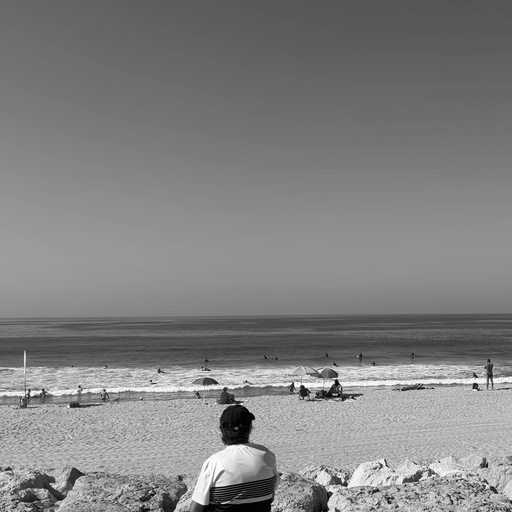
#> input picture semester_7/RMS/lab_3/images/01_caparica.png, 512 x 512 px; its folder holds only this picture in this run
$ python main.py images/01_caparica.png
#> lines starting #> are read from the running program, lines starting #| are printed output that depends on the picture
### semester_7/RMS/lab_3/compression/codec.py
"""Спільне для DCT і DWT: читання зображення, зменшення кількості коефіцієнтів, PSNR.

Стиснення однакове для обох методів:
    1) центруємо яскравість навколо нуля (x − 128, як у JPEG);
    2) пряме перетворення → коефіцієнти;
    3) залишаємо не більше заданої частки найбільших за модулем коефіцієнтів, решту обнуляємо;
    4) обернене перетворення + 128, округлення й обрізання до 0…255.
Обидва методи отримують однаковий ліміт коефіцієнтів, тож їх якість можна чесно
порівняти. Нульові коефіцієнти (однотонні області) не зберігаються — тому метод,
якому вистачає менше коефіцієнтів, може використати менше за ліміт.
"""
from __future__ import annotations

from dataclasses import dataclass
from pathlib import Path

import numpy as np
from PIL import Image, ImageOps

from .dct import dct2, idct2
from .haar import dwt2, idwt2

SIZE = 512
METHODS = {"DCT": (dct2, idct2), "DWT": (dwt2, idwt2)}
EPS = 1e-9        # менші за модулем коефіцієнти — похибка обчислень, а не інформація


@dataclass
class Result:
    coeffs: np.ndarray      # збережені коефіцієнти (решта — нулі)
    restored: np.ndarray    # відновлене зображення, 0…255
    kept: int               # скільки ненульових коефіцієнтів збережено
    psnr: float

    @property
    def ratio(self) -> float:
        """Коефіцієнт стиснення за кількістю коефіцієнтів (не розмір файлу)."""
        return self.coeffs.size / self.kept if self.kept else float("inf")


def _to_gray(image: Image.Image) -> Image.Image:
    """Будь-який режим Pillow → 8-бітні відтінки сірого."""
    if image.mode.startswith("I;16"):                       # 16 біт: 0…65535 → 0…255
        return Image.fromarray((np.asarray(image, dtype=float) / 257).round().astype(np.uint8))
    if image.mode in ("I", "F"):                            # 32 біти: розтягуємо фактичний діапазон
        values = np.asarray(image, dtype=float)
        values = (values - values.min()) / (np.ptp(values) or 1) * 255
        return Image.fromarray(values.round().astype(np.uint8))
    if "A" in image.mode or "transparency" in image.info:  # прозорі ділянки — на білому тлі
        image = Image.alpha_composite(Image.new("RGBA", image.size, "white"), image.convert("RGBA"))
    return image.convert("L")


def load_image(path) -> np.ndarray:
    """Будь-яке зображення → відтінки сірого 512×512 (центральний квадрат), значення 0…255.
    Якщо файл не вдається прочитати — ValueError із зрозумілим повідомленням."""
    try:
        with Image.open(path) as image:
#> image is the input picture: PIL image 512x512 L; min 0, max 255, mean 129.6
            gray = _to_gray(ImageOps.exif_transpose(image))
            square = ImageOps.fit(gray, (SIZE, SIZE), Image.LANCZOS)
    except (OSError, Image.DecompressionBombError) as error:
        raise ValueError(f"«{Path(path).name}» не вдалося відкрити як зображення") from error
    return np.asarray(square, dtype=float)


def keep_largest(coeffs: np.ndarray, fraction: float) -> np.ndarray:
    """Залишає не більше частки fraction найбільших за модулем коефіцієнтів, решту обнуляє.
    Нульові коефіцієнти не зберігаються: якщо значущих менше за ліміт — зберігаються всі значущі."""
    if not 0 < fraction <= 1:
        raise ValueError(f"Частка коефіцієнтів має бути в межах (0; 1], отримано {fraction}")
    magnitudes = np.abs(coeffs).ravel()
    keep = min(max(1, round(fraction * magnitudes.size)), int(np.count_nonzero(magnitudes > EPS)))
    kept = np.zeros(magnitudes.size)
    if keep:
        largest = np.argpartition(magnitudes, -keep)[-keep:]   # індекси keep найбільших, без повного сортування
        kept[largest] = coeffs.ravel()[largest]
    return kept.reshape(coeffs.shape)


def analyze(image: np.ndarray, method: str) -> np.ndarray:
    """Пряме перетворення зображення, центрованого навколо нуля (x − 128, як у JPEG)."""
    return METHODS[method][0](image - 128)


def compress(image: np.ndarray, method: str, fraction: float, coeffs: np.ndarray | None = None) -> Result:
    """Стиснення й відновлення. coeffs — уже пораховане analyze(image, method),
    щоб не повторювати пряме перетворення, коли змінюється лише частка."""
    if coeffs is None:
        coeffs = analyze(image, method)
    kept = keep_largest(coeffs, fraction)
    restored = np.clip(np.round(METHODS[method][1](kept) + 128), 0, 255)
    return Result(kept, restored, int(np.count_nonzero(kept)), psnr(image, restored))


def psnr(original: np.ndarray, restored: np.ndarray) -> float:
    """PSNR = 10 · log10(255² / MSE), MSE — середній квадрат різниці пікселів, дБ."""
    mse = np.mean((original - restored) ** 2)
    return float("inf") if mse == 0 else 10 * np.log10(255 ** 2 / mse)


def format_db(value: float) -> str:
    """PSNR для показу: 31.6412 → '31.64', нескінченність → '∞'."""
    return "∞" if value == float("inf") else f"{value:.2f}"

### semester_7/RMS/lab_3/compression/dct.py
"""Дискретне косинусне перетворення (DCT-II) блоками 8×8 у матричній формі.

Для блоку X розміром N×N:
    пряме      Y = C · X · Cᵀ
    обернене   X = Cᵀ · Y · C
де C — матриця DCT:  C[k, n] = α(k) · cos(π · (2n + 1) · k / (2N)),
α(0) = √(1/N), α(k) = √(2/N) для k > 0.

Рядок k матриці — косинусна хвиля частоти k. Множення C · X рахує DCT
кожного стовпця блоку, а · Cᵀ — кожного рядка, тобто разом це 2D DCT.
Матриця ортонормована (C · Cᵀ = I), тому обернена до неї — транспонована.
Y[0, 0] — середня яскравість блоку (DC), чим далі від лівого верхнього
кута, тим вища частота коливань яскравості.
"""
import numpy as np

BLOCK = 8


def dct_matrix(n: int = BLOCK) -> np.ndarray:
    k = np.arange(n)[:, None]                      # номер частоти — рядок матриці
    x = np.arange(n)[None, :]                      # номер пікселя — стовпець
    c = np.sqrt(2 / n) * np.cos(np.pi * (2 * x + 1) * k / (2 * n))
    c[0, :] = np.sqrt(1 / n)                       # α(0) інший, щоб рядок мав одиничну довжину
    return c


C = dct_matrix()


def to_blocks(image: np.ndarray) -> np.ndarray:
    """(H, W) → (H/8, W/8, 8, 8): масив блоків 8×8."""
    h, w = image.shape
    if h % BLOCK or w % BLOCK:
        raise ValueError(f"Для DCT розміри зображення мають ділитися на {BLOCK}, отримано {h}×{w}")
    return image.reshape(h // BLOCK, BLOCK, w // BLOCK, BLOCK).swapaxes(1, 2)


def from_blocks(blocks: np.ndarray) -> np.ndarray:
    """Зворотне до to_blocks: блоки → зображення."""
    rows, cols = blocks.shape[:2]
    return blocks.swapaxes(1, 2).reshape(rows * BLOCK, cols * BLOCK)


def dct2(image: np.ndarray) -> np.ndarray:
    """Пряме DCT кожного блоку 8×8; коефіцієнти лежать на місці своїх блоків."""
    return from_blocks(C @ to_blocks(image) @ C.T)    # @ множить матриці для всіх блоків одразу


def idct2(coeffs: np.ndarray) -> np.ndarray:
    """Обернене DCT кожного блоку 8×8."""
    return from_blocks(C.T @ to_blocks(coeffs) @ C)


def group_by_frequency(coeffs: np.ndarray) -> np.ndarray:
    """Для показу: збирає однакові частоти всіх блоків поруч (DC усіх блоків — у лівому
    верхньому куті), тоді видно, що енергія зосереджена в низьких частотах."""
    blocks = to_blocks(coeffs)                          # (рядок блоку, стовпець блоку, u, v)
    rows, cols = blocks.shape[:2]
    return blocks.transpose(2, 0, 3, 1).reshape(BLOCK * rows, BLOCK * cols)

### semester_7/RMS/lab_3/compression/haar.py
"""Дискретне вейвлет-перетворення Хаара (DWT), двовимірне, багаторівневе.

Один крок для пари сусідніх пікселів (a, b):
    s = (a + b) / √2    — сума: низькі частоти, згладжене зображення
    d = (a − b) / √2    — різниця: високі частоти, деталі й краї
Обернений крок:  a = (s + d) / √2,  b = (s − d) / √2.
Ділення на √2 робить перетворення ортонормованим — енергія зберігається.

Крок застосовується до рядків, потім до стовпців → 4 підсмуги:
    LL — зменшена вдвічі копія зображення   |  HL — вертикальні деталі
    LH — горизонтальні деталі               |  HH — діагональні деталі
Наступний рівень розкладає лише LL, тому після кількох рівнів майже вся
енергія зосереджена в маленькому LL у лівому верхньому куті.
"""
import numpy as np

LEVELS = 5        # 512 → LL 16×16; глибше PSNR майже не зростає (перевірено експериментом)
SQRT2 = np.sqrt(2)


def _forward_step(a: np.ndarray) -> np.ndarray:
    lo = (a[:, 0::2] + a[:, 1::2]) / SQRT2         # рядки: суми пар — ліворуч
    hi = (a[:, 0::2] - a[:, 1::2]) / SQRT2         #        різниці — праворуч
    a = np.hstack([lo, hi])
    lo = (a[0::2, :] + a[1::2, :]) / SQRT2         # стовпці: суми — вгорі
    hi = (a[0::2, :] - a[1::2, :]) / SQRT2         #          різниці — внизу
    return np.vstack([lo, hi])


def _inverse_step(c: np.ndarray) -> np.ndarray:
    h, w = c.shape[0] // 2, c.shape[1] // 2
    a = np.empty_like(c)
    a[0::2, :] = (c[:h] + c[h:]) / SQRT2           # спершу скасовуємо крок по стовпцях
    a[1::2, :] = (c[:h] - c[h:]) / SQRT2
    out = np.empty_like(a)
    out[:, 0::2] = (a[:, :w] + a[:, w:]) / SQRT2   # потім по рядках
    out[:, 1::2] = (a[:, :w] - a[:, w:]) / SQRT2
    return out


def _check(shape: tuple[int, int], levels: int):
    """Кожен рівень ділить розмір навпіл, тому сторони мають ділитися на 2^levels."""
    step = 2 ** levels
    if levels < 0 or shape[0] % step or shape[1] % step:
        raise ValueError(f"Для {levels} рівнів Хаара розміри мають ділитися на {step}, "
                         f"отримано {shape[0]}×{shape[1]}")


def dwt2(image: np.ndarray, levels: int = LEVELS) -> np.ndarray:
    """Пряме перетворення: кожен рівень розкладає ліву верхню чверть (LL) попереднього."""
    _check(image.shape, levels)
    coeffs = image.astype(float).copy()
    h, w = coeffs.shape
    for _ in range(levels):
        coeffs[:h, :w] = _forward_step(coeffs[:h, :w])
        h, w = h // 2, w // 2
    return coeffs


def idwt2(coeffs: np.ndarray, levels: int = LEVELS) -> np.ndarray:
    """Обернене перетворення: від найменшого LL до повного розміру."""
    _check(coeffs.shape, levels)
    image = coeffs.astype(float).copy()
    h, w = image.shape[0] >> levels, image.shape[1] >> levels
    for _ in range(levels):
        h, w = h * 2, w * 2
        image[:h, :w] = _inverse_step(image[:h, :w])
    return image

### semester_7/RMS/lab_3/main.py
"""Лабораторна робота №3: стиснення зображень з втратами — DCT і DWT (Хаар).

Запуск:  python main.py [зображення …]
Без аргументів відкриваються тестові зображення з папки images.
Повзунок задає частку збережених коефіцієнтів, перемикач — зображення.
"""
import sys
from pathlib import Path

import matplotlib.pyplot as plt
import numpy as np
from matplotlib.widgets import RadioButtons, Slider

from compression.codec import analyze, compress, format_db, load_image
from compression.dct import group_by_frequency
from compression.haar import LEVELS

IMAGES = Path(__file__).parent / "images"


def thousands(n: int) -> str:
    """262144 → '262 144'."""
    return f"{n:,}".replace(",", " ")


class Viewer:
    def __init__(self, images: dict[str, np.ndarray]):
        self.images = images
#> self.images = 1 item
        self.current = next(iter(images))
#> self.current = '01_caparica'
        self.forward: dict[tuple[str, str], np.ndarray] = {}   # кеш прямого перетворення
        self.fig = plt.figure("Стиснення зображень: DCT і DWT", figsize=(14, 9))

        # верхній ряд: оригінал і відновлені зображення; нижній — збережені коефіцієнти
        top = [self.fig.add_axes((0.02 + 0.325 * i, 0.47, 0.31, 0.45)) for i in range(3)]
        bottom = [self.fig.add_axes((0.02 + 0.325 * i, 0.09, 0.31, 0.32)) for i in (1, 2)]
        empty = np.zeros((512, 512))
        self.pictures = [ax.imshow(empty, cmap="gray", vmin=0, vmax=255) for ax in top]
        self.maps = [ax.imshow(empty, cmap="magma") for ax in bottom]
        self.titles = [ax.set_title("") for ax in top + bottom]
        for ax in top + bottom:
            ax.axis("off")

        self.radio = RadioButtons(self.fig.add_axes((0.03, 0.24, 0.27, 0.19)), list(images))
        self.radio.on_clicked(self.select)
        self.info = self.fig.text(0.03, 0.08, "", fontsize=10, va="bottom")
        self.slider = Slider(self.fig.add_axes((0.25, 0.025, 0.55, 0.03)), "Збережено коефіцієнтів, %",
                             0.5, 50, valinit=5, valstep=0.5)
        self.slider.on_changed(lambda _: self.update())
        self.update()

    def select(self, name):
        self.current = name
        self.update()

    def coefficients(self, method: str) -> np.ndarray:
        """Пряме перетворення залежить лише від зображення — рахуємо його один раз."""
        key = (self.current, method)
        if key not in self.forward:
            self.forward[key] = analyze(self.images[self.current], method)
        return self.forward[key]

    def update(self):
        image = self.images[self.current]
        fraction = self.slider.val / 100
        self.pictures[0].set_data(image)
        self.titles[0].set_text("Оригінал")
        lines = [f"Ліміт: {fraction:.1%} з {thousands(image.size)} коефіцієнтів"]
        for i, method in enumerate(("DCT", "DWT")):
            result = compress(image, method, fraction, self.coefficients(method))
            self.pictures[i + 1].set_data(result.restored)
            self.titles[i + 1].set_text(f"{method}: PSNR = {format_db(result.psnr)} дБ")
            shown = group_by_frequency(result.coeffs) if method == "DCT" else result.coeffs
            values = np.log1p(np.abs(shown))                    # логарифм — щоб було видно і малі значення
            self.maps[i].set_data(values)
            self.maps[i].set_clim(0, values.max() or 1)         # шкала за фактичними значеннями
            lines.append(f"{method}: збережено {thousands(result.kept)}, стиснення {result.ratio:.1f} : 1")
#> this loop made 2 passes
#> (key in coefficients, rows in group_by_frequency, cols in group_by_frequency) on pass 1: (('01_caparica', 'DCT'), 64, 64)
#> pass 1, in compress, `kept = keep_largest(coeffs, fraction)`:
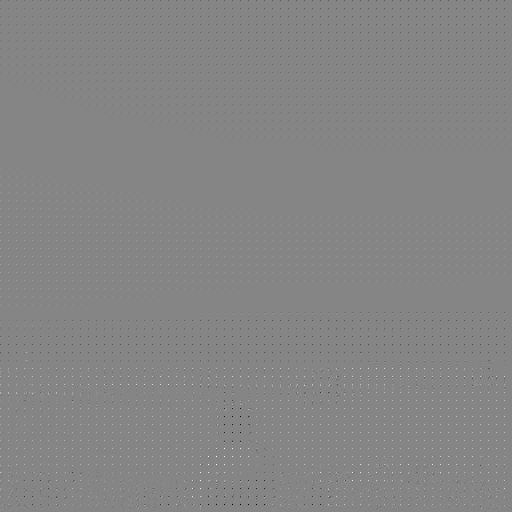
#> kept: shape (512, 512) float64; min -1004.1, max 918.2, mean 0.2; drawn with min black and max white
#> pass 1, in update, `values = np.log1p(np.abs(shown))`:
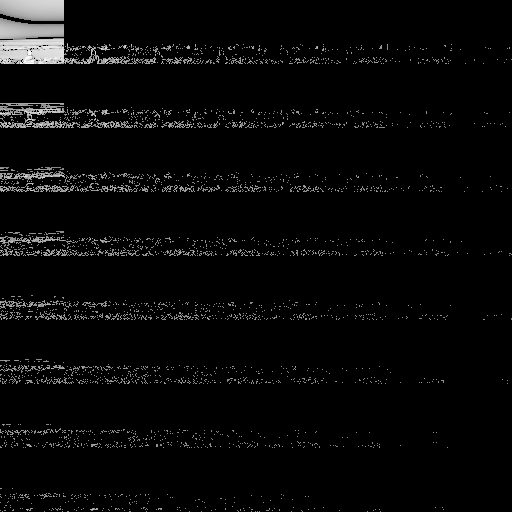
#> values: shape (512, 512) float64; min 0, max 6.91, mean 0.22; drawn with min black and max white
#> after the loop:
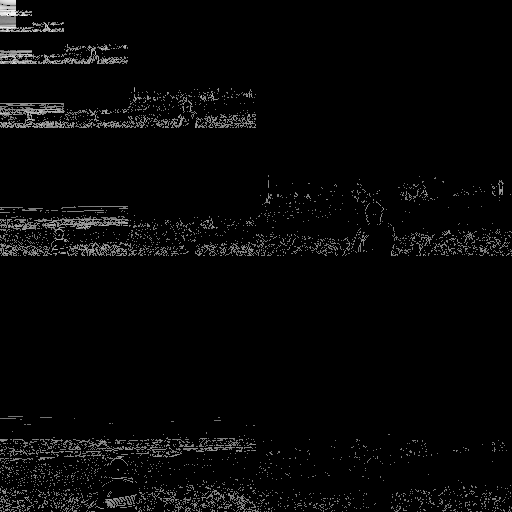
#> values: shape (512, 512) float64; min 0, max 7.83, mean 0.203; drawn with min black and max white
#> after the loop, lines = 3 items
        lines.append("(за кількістю ненульових коефіцієнтів, не розміром файлу)")
        self.titles[3].set_text("Збережені коефіцієнти DCT (згруповано за частотами)")
        self.titles[4].set_text(f"Збережені коефіцієнти DWT (Хаар, {LEVELS} рівнів)")
        self.info.set_text("\n".join(lines))
        self.fig.canvas.draw_idle()


def main():
    paths = [Path(p) for p in sys.argv[1:]] or sorted(IMAGES.glob("*.png"))
    images = {}
    for path in paths:
        try:
            image = load_image(path)
        except ValueError as error:                         # некоректний файл — пропускаємо з повідомленням
            print(f"Пропущено: {error}")
            continue
        label = path.stem if path.stem not in images else f"{path.stem} ({len(images) + 1})"
        images[label] = image                               # однакові імена не затирають одне одне
    if not images:
        sys.exit("Помилка: немає жодного зображення, яке вдалося відкрити")
    viewer = Viewer(images)     # посилання обов'язкове: без нього збирач сміття знищить повзунок і перемикач
    plt.show()
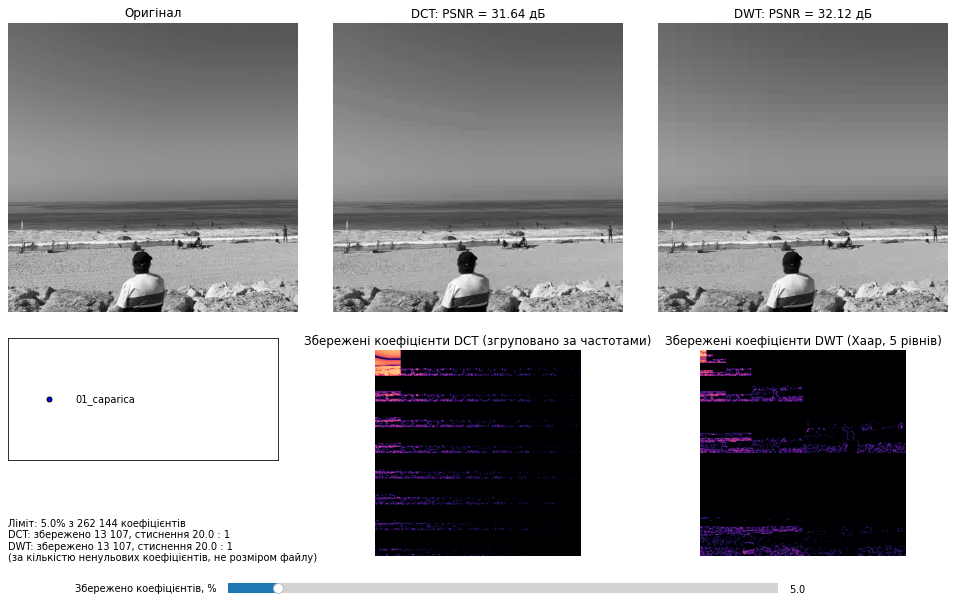
#> figure drawn by matplotlib, 7 panels
    del viewer


if __name__ == "__main__":
    main()

$ run again, on semester_7/RMS/lab_3/images/02_wild_beach.png
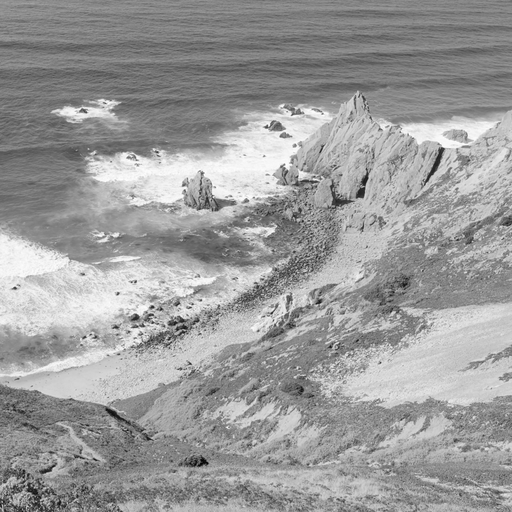
#> input picture semester_7/RMS/lab_3/images/02_wild_beach.png, 512 x 512 px
#> in load_image, image is the input picture: PIL image 512x512 L; min 0, max 255, mean 155.1
#> self.images = 1 item
#> self.current = '02_wild_beach'
#> the loop in update, `for i, method in enumerate(("DCT", "DWT")):` made 2 passes
#> (key in coefficients, rows in group_by_frequency, cols in group_by_frequency) on pass 1: (('02_wild_beach', 'DCT'), 64, 64)
#> pass 1, in compress, `kept = keep_largest(coeffs, fraction)`:
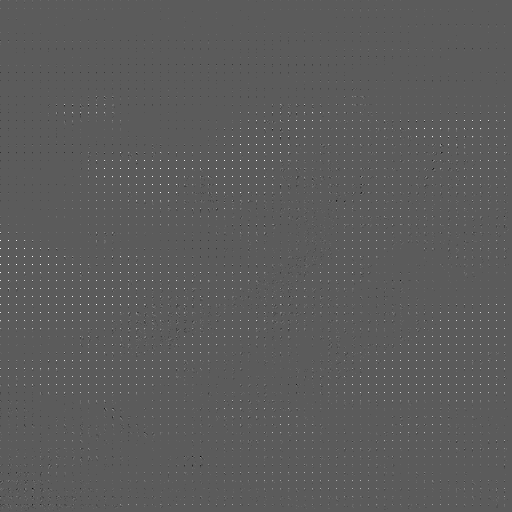
#> kept: shape (512, 512) float64; min -528.9, max 946.6, mean 3.4; drawn with min black and max white
#> after the loop in update, `for i, method in enumerate(("DCT", "DWT")):`:
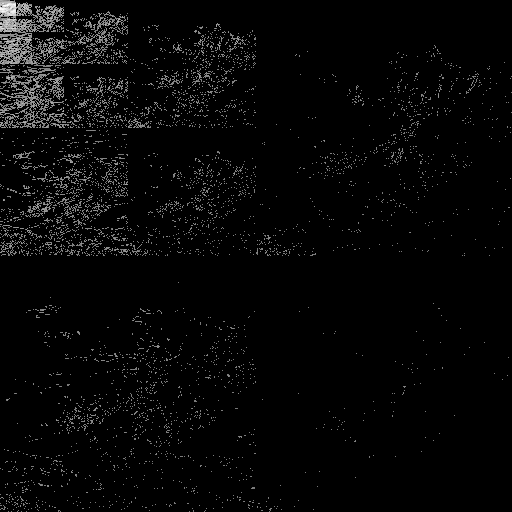
#> values: shape (512, 512) float64; min 0, max 8.14, mean 0.217; drawn with min black and max white
#> after the loop in update, `for i, method in enumerate(("DCT", "DWT")):`: lines = 3 items

$ run again, on semester_7/RMS/lab_3/images/03_praia_da_ursa.png
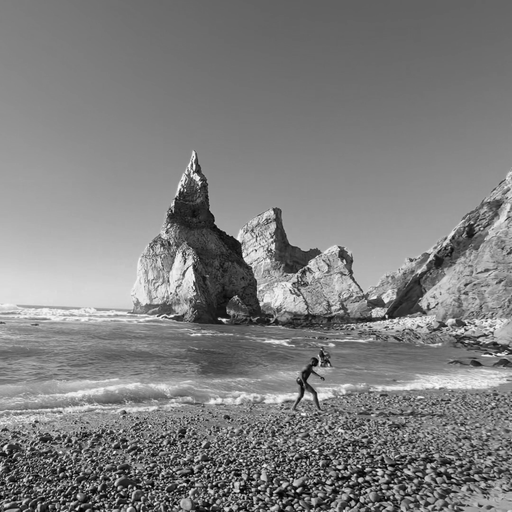
#> input picture semester_7/RMS/lab_3/images/03_praia_da_ursa.png, 512 x 512 px
#> in load_image, image is the input picture: PIL image 512x512 L; min 0, max 255, mean 126.9
#> self.images = 1 item
#> self.current = '03_praia_da_ursa'
#> the loop in update, `for i, method in enumerate(("DCT", "DWT")):` made 2 passes
#> (key in coefficients, rows in group_by_frequency, cols in group_by_frequency) on pass 1: (('03_praia_da_ursa', 'DCT'), 64, 64)
#> pass 1, in compress, `kept = keep_largest(coeffs, fraction)`:
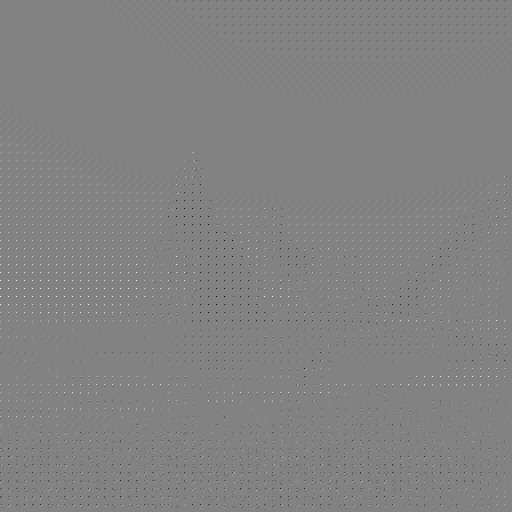
#> kept: shape (512, 512) float64; min -819.3, max 785.5, mean -0.1; drawn with min black and max white
#> after the loop in update, `for i, method in enumerate(("DCT", "DWT")):`:
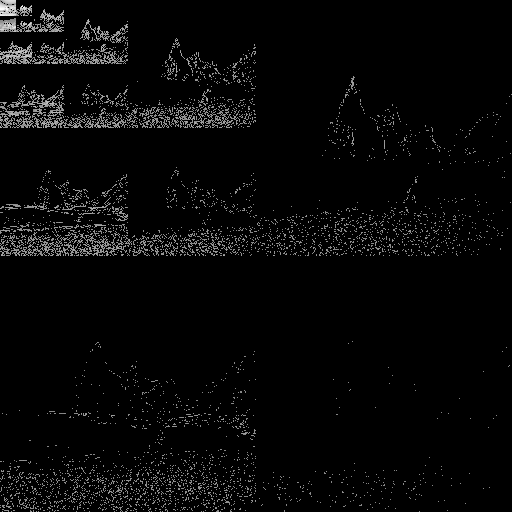
#> values: shape (512, 512) float64; min 0, max 7.89, mean 0.228; drawn with min black and max white
#> after the loop in update, `for i, method in enumerate(("DCT", "DWT")):`: lines = 3 items
